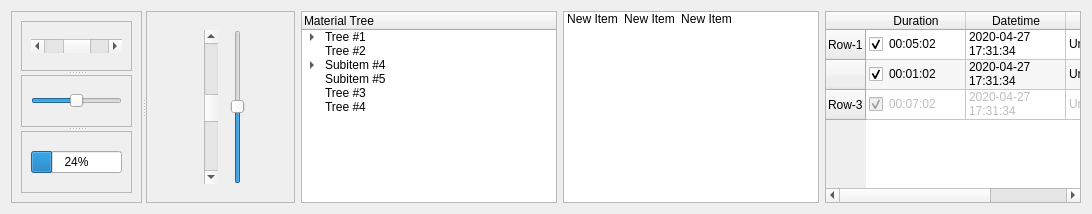
          <widget class="QWidget" name="tab_3">
           <attribute name="title">
            <string>Page</string>
           </attribute>
           <layout class="QGridLayout" name="gridLayout_6">
            <item row="0" column="2">
             <widget class="QListWidget" name="listWidget_2">
              <property name="iconSize">
               <size>
                <width>64</width>
                <height>64</height>
               </size>
              </property>
              <property name="resizeMode">
               <enum>QListView::Adjust</enum>
              </property>
              <property name="spacing">
               <number>15</number>
              </property>
              <property name="viewMode">
               <enum>QListView::IconMode</enum>
              </property>
              <property name="wordWrap">
               <bool>true</bool>
              </property>
              <property name="sortingEnabled">
               <bool>true</bool>
              </property>
              <item>
               <property name="text">
                <string>New Item</string>
               </property>
              </item>
              <item>
               <property name="text">
                <string>New Item</string>
               </property>
              </item>
              <item>
               <property name="text">
                <string>New Item</string>
               </property>
              </item>
             </widget>
            </item>
            <item row="0" column="3">
             <widget class="QTableWidget" name="tableWidget">
              <property name="alternatingRowColors">
               <bool>true</bool>
              </property>
              <attribute name="horizontalHeaderStretchLastSection">
               <bool>true</bool>
              </attribute>
              <row>
               <property name="text">
                <string>Row-1</string>
               </property>
              </row>
              <row>
               <property name="text">
                <string/>
               </property>
               <property name="icon">
                <iconset theme="media-playback-start">
                 <normaloff>../../../../../.designer/backup</normaloff>../../../../../.designer/backup</iconset>
               </property>
              </row>
              <row>
               <property name="text">
                <string>Row-3</string>
               </property>
              </row>
              <column>
               <property name="text">
                <string>Duration</string>
               </property>
              </column>
              <column>
               <property name="text">
                <string>Datetime</string>
               </property>
              </column>
              <column>
               <property name="text">
                <string>Name</string>
               </property>
              </column>
              <item row="0" column="0">
               <property name="text">
                <string>00:05:02</string>
               </property>
               <property name="checkState">
                <enum>Checked</enum>
               </property>
              </item>
              <item row="0" column="1">
               <property name="text">
                <string>2020-04-27 17:31:34</string>
               </property>
              </item>
              <item row="0" column="2">
               <property name="text">
                <string>Unamed-1</string>
               </property>
              </item>
              <item row="1" column="0">
               <property name="text">
                <string>00:01:02</string>
               </property>
               <property name="checkState">
                <enum>Checked</enum>
               </property>
              </item>
              <item row="1" column="1">
               <property name="text">
                <string>2020-04-27 17:31:34</string>
               </property>
              </item>
              <item row="1" column="2">
               <property name="text">
                <string>Unamed-2</string>
               </property>
              </item>
              <item row="2" column="0">
               <property name="text">
                <string>00:07:02</string>
               </property>
               <property name="checkState">
                <enum>Checked</enum>
               </property>
               <property name="flags">
                <set>ItemIsSelectable|ItemIsEditable|ItemIsDragEnabled|ItemIsDropEnabled|ItemIsUserCheckable</set>
               </property>
              </item>
              <item row="2" column="1">
               <property name="text">
                <string>2020-04-27 17:31:34</string>
               </property>
               <property name="flags">
                <set>ItemIsSelectable|ItemIsEditable|ItemIsDragEnabled|ItemIsDropEnabled|ItemIsUserCheckable</set>
               </property>
              </item>
              <item row="2" column="2">
               <property name="text">
                <string>Unamed-3</string>
               </property>
               <property name="flags">
                <set>ItemIsSelectable|ItemIsEditable|ItemIsDragEnabled|ItemIsDropEnabled|ItemIsUserCheckable</set>
               </property>
              </item>
             </widget>
            </item>
            <item row="0" column="0">
             <widget class="QSplitter" name="splitter">
              <property name="orientation">
               <enum>Qt::Horizontal</enum>
              </property>
              <widget class="QFrame" name="frame">
               <property name="frameShape">
                <enum>QFrame::StyledPanel</enum>
               </property>
               <property name="frameShadow">
                <enum>QFrame::Raised</enum>
               </property>
               <layout class="QGridLayout" name="gridLayout_5">
                <item row="0" column="0">
                 <widget class="QSplitter" name="splitter_3">
                  <property name="orientation">
                   <enum>Qt::Vertical</enum>
                  </property>
                  <widget class="QFrame" name="frame_3">
                   <property name="frameShape">
                    <enum>QFrame::StyledPanel</enum>
                   </property>
                   <property name="frameShadow">
                    <enum>QFrame::Raised</enum>
                   </property>
                   <layout class="QGridLayout" name="gridLayout_12">
                    <item row="0" column="0">
                     <widget class="QScrollBar" name="horizontalScrollBar_2">
                      <property name="value">
                       <number>50</number>
                      </property>
                      <property name="orientation">
                       <enum>Qt::Horizontal</enum>
                      </property>
                     </widget>
                    </item>
                   </layout>
                  </widget>
                  <widget class="QFrame" name="frame_4">
                   <property name="frameShape">
                    <enum>QFrame::StyledPanel</enum>
                   </property>
                   <property name="frameShadow">
                    <enum>QFrame::Raised</enum>
                   </property>
                   <layout class="QGridLayout" name="gridLayout_15">
                    <item row="0" column="0">
                     <widget class="QSlider" name="horizontalSlider_2">
                      <property name="value">
                       <number>50</number>
                      </property>
                      <property name="orientation">
                       <enum>Qt::Horizontal</enum>
                      </property>
                     </widget>
                    </item>
                   </layout>
                  </widget>
                  <widget class="QFrame" name="frame_5">
                   <property name="frameShape">
                    <enum>QFrame::StyledPanel</enum>
                   </property>
                   <property name="frameShadow">
                    <enum>QFrame::Raised</enum>
                   </property>
                   <layout class="QGridLayout" name="gridLayout_19">
                    <item row="0" column="0">
                     <widget class="QProgressBar" name="progressBar_2">
                      <property name="value">
                       <number>24</number>
                      </property>
                     </widget>
                    </item>
                   </layout>
                  </widget>
                 </widget>
                </item>
               </layout>
              </widget>
              <widget class="QFrame" name="frame_2">
               <property name="frameShape">
                <enum>QFrame::StyledPanel</enum>
               </property>
               <property name="frameShadow">
                <enum>QFrame::Raised</enum>
               </property>
               <layout class="QGridLayout" name="gridLayout_13">
                <item row="0" column="0">
                 <widget class="QStackedWidget" name="stackedWidget">
                  <property name="currentIndex">
                   <number>0</number>
                  </property>
                  <widget class="QWidget" name="page_5">
                   <layout class="QGridLayout" name="gridLayout_18">
                    <item row="0" column="0">
                     <spacer name="horizontalSpacer">
                      <property name="orientation">
                       <enum>Qt::Horizontal</enum>
                      </property>
                      <property name="sizeHint" stdset="0">
                       <size>
                        <width>40</width>
                        <height>20</height>
                       </size>
                      </property>
                     </spacer>
                    </item>
                    <item row="0" column="1">
                     <widget class="QScrollBar" name="verticalScrollBar_2">
                      <property name="value">
                       <number>50</number>
                      </property>
                      <property name="orientation">
                       <enum>Qt::Vertical</enum>
                      </property>
                     </widget>
                    </item>
                    <item row="0" column="2">
                     <spacer name="horizontalSpacer_3">
                      <property name="orientation">
                       <enum>Qt::Horizontal</enum>
                      </property>
                      <property name="sizeHint" stdset="0">
                       <size>
                        <width>8</width>
                        <height>108</height>
                       </size>
                      </property>
                     </spacer>
                    </item>
                    <item row="0" column="3">
                     <widget class="QSlider" name="verticalSlider_2">
                      <property name="value">
                       <number>50</number>
                      </property>
                      <property name="orientation">
                       <enum>Qt::Vertical</enum>
                      </property>
                     </widget>
                    </item>
                    <item row="0" column="4">
                     <spacer name="horizontalSpacer_2">
                      <property name="orientation">
                       <enum>Qt::Horizontal</enum>
                      </property>
                      <property name="sizeHint" stdset="0">
                       <size>
                        <width>32</width>
                        <height>20</height>
                       </size>
                      </property>
                     </spacer>
                    </item>
                   </layout>
                  </widget>
                  <widget class="QWidget" name="page_6"/>
                 </widget>
                </item>
               </layout>
              </widget>
             </widget>
            </item>
            <item row="0" column="1">
             <widget class="QTreeWidget" name="treeWidget">
              <column>
               <property name="text">
                <string>Material Tree</string>
               </property>
              </column>
              <item>
               <property name="text">
                <string>Tree #1</string>
               </property>
               <item>
                <property name="text">
                 <string>Subitem #1</string>
                </property>
               </item>
               <item>
                <property name="text">
                 <string>Subitem #2</string>
                </property>
                <item>
                 <property name="text">
                  <string>New Subitem</string>
                 </property>
                </item>
                <item>
                 <property name="text">
                  <string>New Item</string>
                 </property>
                </item>
               </item>
              </item>
              <item>
               <property name="text">
                <string>Tree #2</string>
               </property>
              </item>
              <item>
               <property name="text">
                <string>Subitem #4</string>
               </property>
               <item>
                <property name="text">
                 <string>Subitem #41</string>
                </property>
               </item>
               <item>
                <property name="text">
                 <string>Subitem #42</string>
                </property>
               </item>
              </item>
              <item>
               <property name="text">
                <string>Subitem #5</string>
               </property>
              </item>
              <item>
               <property name="text">
                <string>Tree #3</string>
               </property>
              </item>
              <item>
               <property name="text">
                <string>Tree #4</string>
               </property>
              </item>
             </widget>
            </item>
           </layout>
          </widget>
